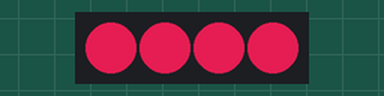
Recording of a sketch running on a simulated Arduino Nano, built with avr-gcc and run on an emulated ATmega328P. Parts: 4 RGB LEDs in strip order, left to right. Dim RGB values are drawn brighter than linear; colours are those a GRB WS2812 strip shows for the declared byte order.

Above: at 0.7 s.
At 2.26 s:
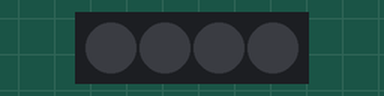
Timing chart, 0 to 3.0 s (numbered marks = the images above):
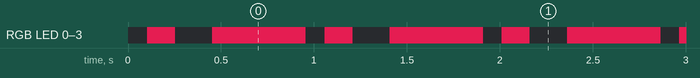

The sketch:

nano-ws2812_boom_boom.ino.ino
```cpp
#include "FastLED.h"

#define NUM_LEDS 4
#define DATA_PIN 6
#define CLOCK_PIN 13

CRGB leds[NUM_LEDS];


void setup()
{
       FastLED.addLeds<WS2812, DATA_PIN, RGB>(leds, NUM_LEDS);
}

void loop() {

    for (int led=0; led<4; led++)
      leds[led] = 0x000000;
    FastLED.show();
    delay(100);


    for (int led=0; led<4; led++)
      leds[led] = 0x16AE3E;       // R & G BACKWARDS
    FastLED.show();
    delay(150);

    for (int led=0; led<4; led++)
      leds[led] = 0x000000;
    FastLED.show();
    delay(200);

    for (int led=0; led<4; led++)
      leds[led] =  0x16AE3E;
    FastLED.show();
    delay(500);


    FastLED.show();
}
```

Measured:
- by itself, RGB LED 0–3: repeats every 0.95 s: off 0.20 s, RGB(174, 22, 62) 0.50 s, off 0.10 s, RGB(174, 22, 62) 0.15 s
- by itself, everything shown: repeats every 0.95 s, in 4 steps
